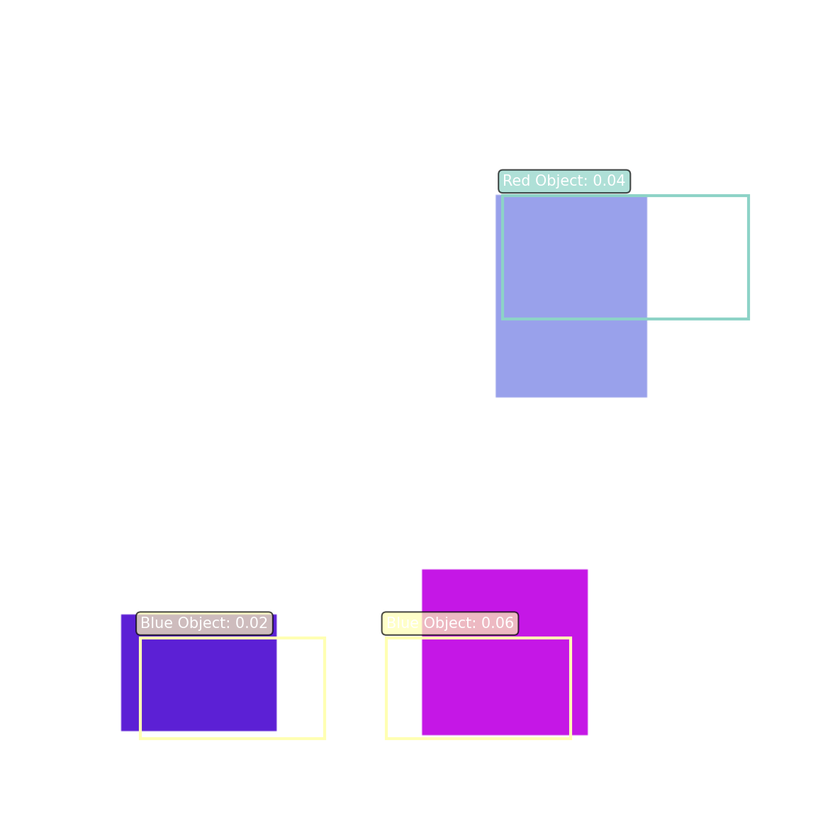
#> input picture session06/lecCode/RCNN/rcnn_detection.png, 840 x 840 px, shrunk from 1185 x 1185 before the run
$ python 02A_histogram_eq.py --image ../../session06/lecCode/RCNN/rcnn_detection.png
#> lines starting #> are read from the running program, lines starting #| are printed output that depends on the picture
#> in main, img_bgr is the input picture: shape (840, 840, 3); mean B, G, R 250.9, 237.4, 244.1
#!/usr/bin/env python3
"""
Histogram Equalization (Global HE) — Teaching Script

Implements:
  • Basic HE (textbook):  T[k] = round( cdf[k] / N * (L-1) )
  • OpenCV-style HE with c_min: T[k] = round( (cdf[k]-c_min) / (N-c_min) * (L-1) )
  • Color-safe HE via LAB L-channel
  • Comparison against cv2.equalizeHist (optional)
  • Side-by-side figs for slides

Usage:
  python histeq_demo.py --image path/to/img.jpg --save --check
  python histeq_demo.py --image path/to/img.jpg --method basic
  python histeq_demo.py --image path/to/img.jpg --method cv --grid  # (grid is ignored; kept for CLAHE parity)

Dependencies: opencv-python, numpy, matplotlib
"""

import argparse
from pathlib import Path

import cv2
import numpy as np
import matplotlib.pyplot as plt

# ---------- Core helpers ----------


def to_gray(img_bgr: np.ndarray) -> np.ndarray:
    return cv2.cvtColor(img_bgr, cv2.COLOR_BGR2GRAY)
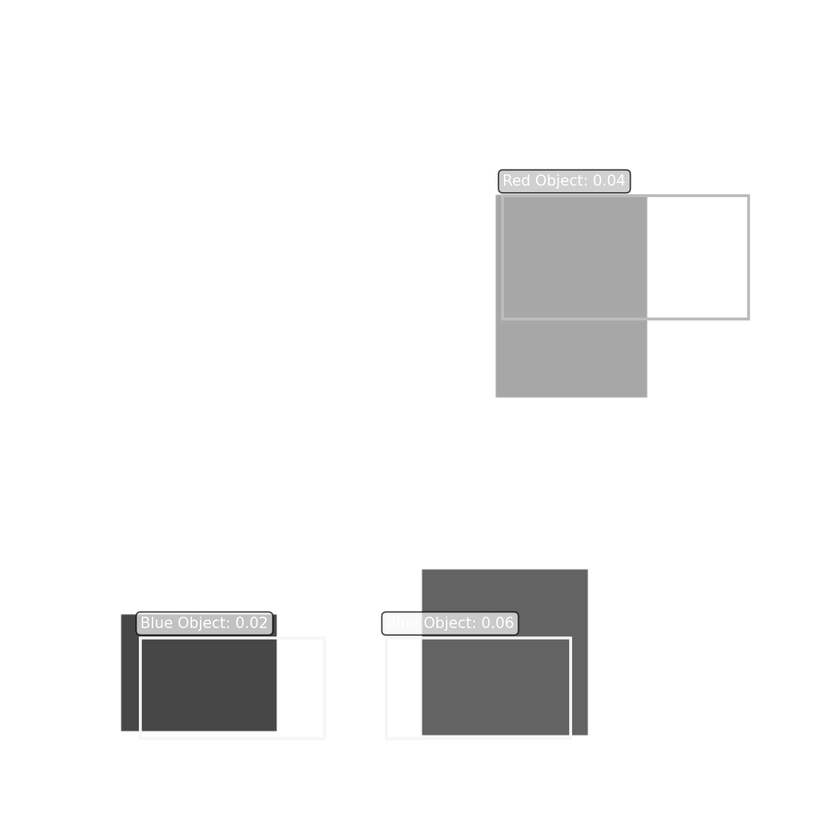
#> returned value: shape (840, 840); min 18, max 255, mean 241


def hist_and_cdf(gray: np.ndarray, L: int = 256):
    """Return (hist, cdf) for 8-bit grayscale."""
#> called with L = 256
    hist = np.bincount(gray.ravel(), minlength=L).astype(np.int64)
#> hist = 256 values, max 617424 at index 255, min 0 at index 0, mean 2756.2
    cdf = np.cumsum(hist)
#> cdf = 256 values from 0 to 705600
    return hist, cdf


def histeq_basic(gray: np.ndarray, L: int = 256) -> np.ndarray:
    """
    Textbook HE:
      T[k] = round( cdf[k] / N * (L-1) )
    """
    _, cdf = hist_and_cdf(gray, L=L)
#> cdf = 256 values from 0 to 705600
    N = gray.size
#> N = 705600
    lut = np.round(cdf / max(N, 1) * (L - 1))
#> lut = 256 values from 0 to 255
    lut = np.clip(lut, 0, L - 1).astype(np.uint8)
    return lut[gray]
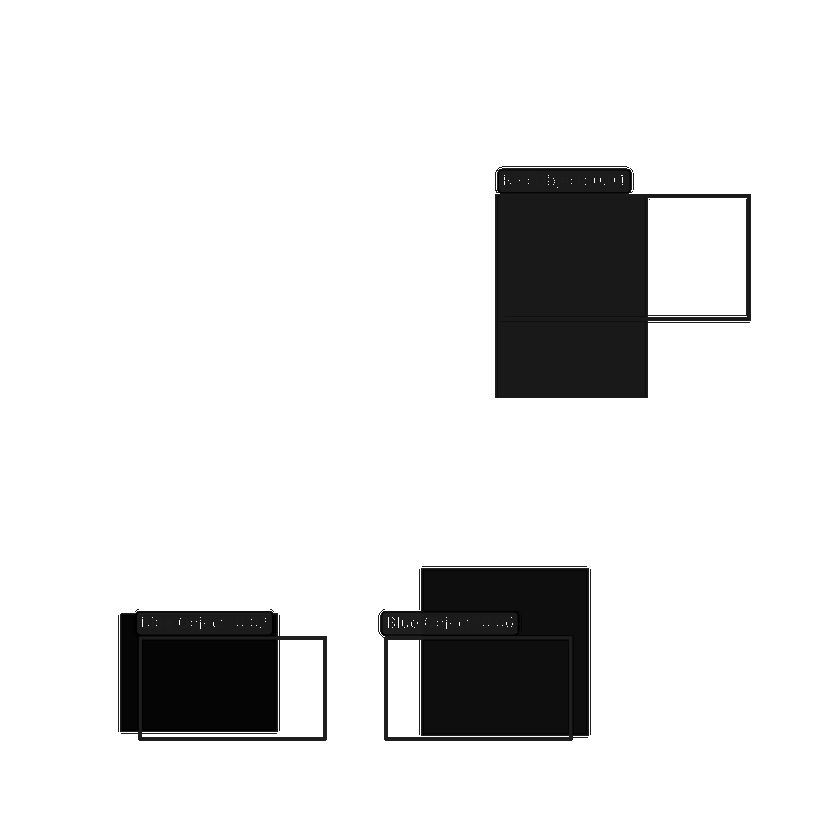
#> returned value: shape (840, 840); min 0, max 255, mean 225.5


def histeq_cvstyle(gray: np.ndarray, L: int = 256) -> np.ndarray:
    """
    OpenCV-style HE (equalizeHist):
      c_min = first non-zero entry of CDF
      T[k]  = round( (cdf[k] - c_min) / (N - c_min) * (L - 1) )
    """
#> called with L = 256
    _, cdf = hist_and_cdf(gray, L=L)
#> cdf = 256 values from 0 to 705600
    nz = np.flatnonzero(cdf)
#> nz = 238 values from 18 to 255
    if len(nz) == 0:
        return gray.copy()  # empty image fallback
    cmin = cdf[nz[0]]
#> cmin = 129
    N = gray.size
#> N = 705600
    denom = max(N - cmin, 1)
#> denom = 705471
    lut = np.round((cdf - cmin) / denom * (L - 1))
#> lut = 256 values from 0 to 255
    lut = np.clip(lut, 0, L - 1).astype(np.uint8)
    return lut[gray]


def histeq_lab_color(bgr: np.ndarray, method: str = "cv") -> np.ndarray:
    """
    Apply HE to LAB L-channel only; preserve chroma.
    method ∈ {"basic", "cv"} selects mapping for L.
    """
#> called with method = 'cv'
    lab = cv2.cvtColor(bgr, cv2.COLOR_BGR2LAB)
#> lab: shape (840, 840, 3); mean of channels 0, 1, 2 242.7, 132.7, 122.7
    L, A, B = cv2.split(lab)
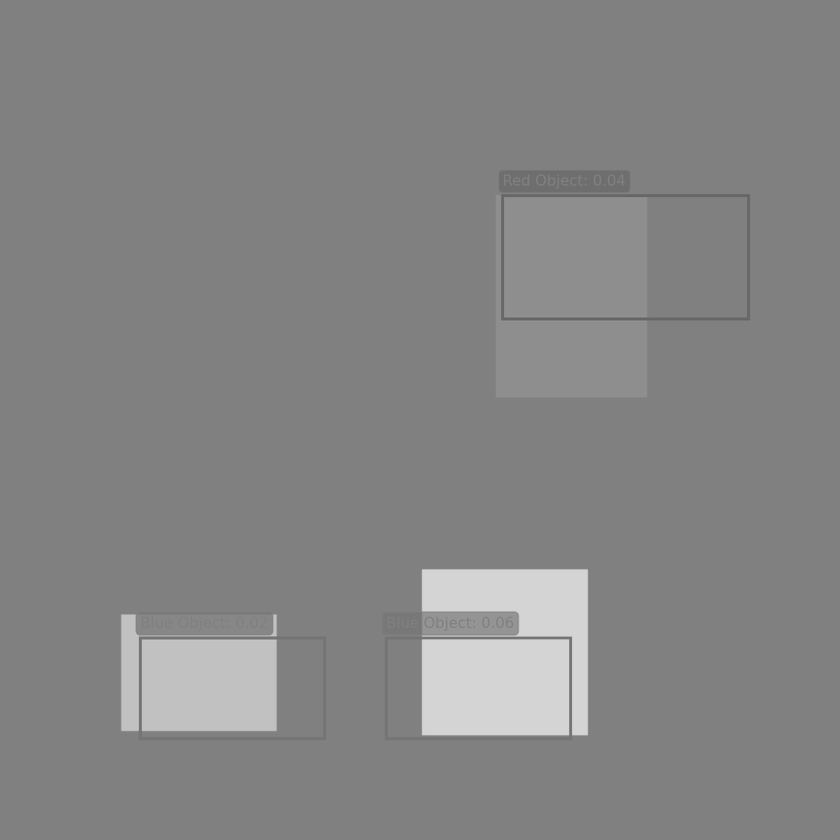
#> A: shape (840, 840); min 99, max 214, mean 132.7
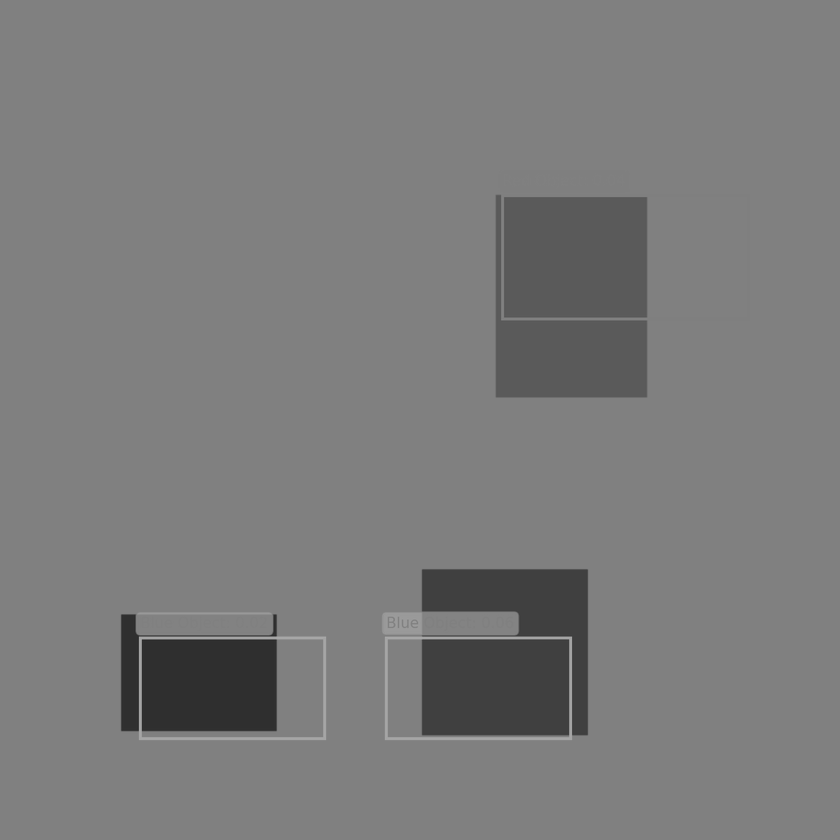
#> B: shape (840, 840); min 41, max 168, mean 122.7
    if method == "basic":
        L2 = histeq_basic(L)
    else:
        L2 = histeq_cvstyle(L)
    lab2 = cv2.merge([L2, A, B])
#> lab2: shape (840, 840, 3); mean of channels 0, 1, 2 225.8, 132.7, 122.7
    return cv2.cvtColor(lab2, cv2.COLOR_LAB2BGR)
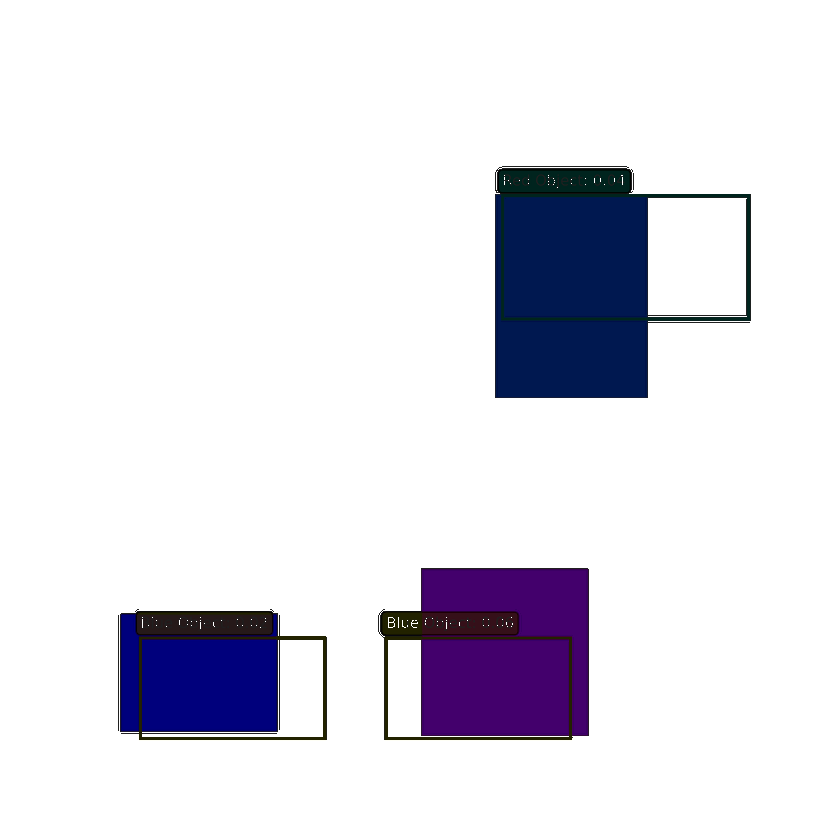
#> returned value: shape (840, 840, 3); mean B, G, R 233.6, 225.2, 226.5


# ---------- Visualization ----------


def fig_gray_triplet(
    gray, basic, cvstyle, title="Global Histogram Equalization (Gray)"
):
    fig = plt.figure(figsize=(14, 4.5))
    plt.subplot(1, 3, 1)
    plt.imshow(gray, cmap="gray", vmin=0, vmax=255)
    plt.title("Original Gray")
    plt.axis("off")

    plt.subplot(1, 3, 2)
    plt.imshow(basic, cmap="gray", vmin=0, vmax=255)
    plt.title("Basic HE")
    plt.axis("off")

    plt.subplot(1, 3, 3)
    plt.imshow(cvstyle, cmap="gray", vmin=0, vmax=255)
    plt.title("OpenCV-style HE")
    plt.axis("off")

    fig.suptitle(title, y=1.02, fontsize=12)
    fig.tight_layout()
    return fig


def fig_color_pair(bgr, bgr_eq, title_right="LAB L-channel HE"):
    fig = plt.figure(figsize=(12, 5))
    plt.subplot(1, 2, 1)
    plt.imshow(cv2.cvtColor(bgr, cv2.COLOR_BGR2RGB))
    plt.title("Original")
    plt.axis("off")

    plt.subplot(1, 2, 2)
    plt.imshow(cv2.cvtColor(bgr_eq, cv2.COLOR_BGR2RGB))
    plt.title(title_right)
    plt.axis("off")

    fig.tight_layout()
    return fig


def fig_histograms(gray, basic, cvstyle):
    fig = plt.figure(figsize=(13, 4))
    for idx, (name, im) in enumerate(
        [("Original", gray), ("Basic HE", basic), ("OpenCV-style", cvstyle)], start=1
    ):
        plt.subplot(1, 3, idx)
        plt.hist(im.ravel(), bins=256, range=(0, 255))
        plt.title(f"{name} Histogram")
#> this loop made 3 passes
#> name on passes 1 to 3: 'Original', 'Basic HE', 'OpenCV-style'
    fig.tight_layout()
    return fig


# ---------- CLI / Main ----------


def parse_args():
    p = argparse.ArgumentParser(
        description="Global Histogram Equalization demo (basic & OpenCV-style)"
    )
    p.add_argument("--image", type=Path, required=True, help="Path to input image")
    p.add_argument(
        "--method",
        choices=["basic", "cv"],
        default="cv",
        help="Which mapping to highlight for color demo (gray shows both)",
    )
    p.add_argument(
        "--save", action="store_true", help="Save processed images and figures"
    )
    p.add_argument(
        "--check",
        action="store_true",
        help="Compare cv-style result to cv2.equalizeHist",
    )
    p.add_argument(
        "--outdir", type=Path, default=None, help="Directory to save outputs"
    )
    return p.parse_args()


def main():
    args = parse_args()
    img_bgr = cv2.imread(str(args.image), cv2.IMREAD_COLOR)
    if img_bgr is None:
        raise FileNotFoundError(f"Could not read image: {args.image}")

    gray = to_gray(img_bgr)

    # Process (grayscale)
    gray_basic = histeq_basic(gray)
    gray_cv = histeq_cvstyle(gray)

    # Optional check vs OpenCV
    if args.check:
        gray_cv_ref = cv2.equalizeHist(gray)
        diff = np.abs(gray_cv.astype(np.int16) - gray_cv_ref.astype(np.int16))
        print(f"[check] max|cvstyle - cv2.equalizeHist| = {diff.max()}")
        if diff.max() <= 1:
            print("[check] OK: Matches OpenCV within rounding.")
        else:
            print("[check] Warning: Larger deviation than expected.")

    # Color-safe HE on LAB L-channel
    bgr_eq = histeq_lab_color(img_bgr, method=args.method)

    # Make figures
    fig1 = fig_gray_triplet(
        gray,
        gray_basic,
        gray_cv,
        title="Grayscale: Original vs Basic HE vs OpenCV-style HE",
    )
    fig2 = fig_color_pair(
        img_bgr,
        bgr_eq,
        title_right=f"LAB L-channel HE ({'Basic' if args.method=='basic' else 'OpenCV-style'})",
    )
    fig3 = fig_histograms(gray, gray_basic, gray_cv)

    # Save if requested
    if args.save:
        outdir = args.outdir or (args.image.parent / "histeq_outputs")
        outdir.mkdir(parents=True, exist_ok=True)
        stem = args.image.stem

        # images
        cv2.imwrite(str(outdir / f"{stem}_gray.png"), gray)
        cv2.imwrite(str(outdir / f"{stem}_gray_basicHE.png"), gray_basic)
        cv2.imwrite(str(outdir / f"{stem}_gray_cvHE.png"), gray_cv)
        cv2.imwrite(str(outdir / f"{stem}_color_labHE_{args.method}.png"), bgr_eq)

        # figures
        fig1.savefig(outdir / f"{stem}_gray_triplet.png", dpi=200, bbox_inches="tight")
        fig2.savefig(outdir / f"{stem}_color_pair.png", dpi=200, bbox_inches="tight")
        fig3.savefig(outdir / f"{stem}_histograms.png", dpi=200, bbox_inches="tight")

        print(f"[Saved] Outputs → {outdir.resolve()}")

    plt.show()
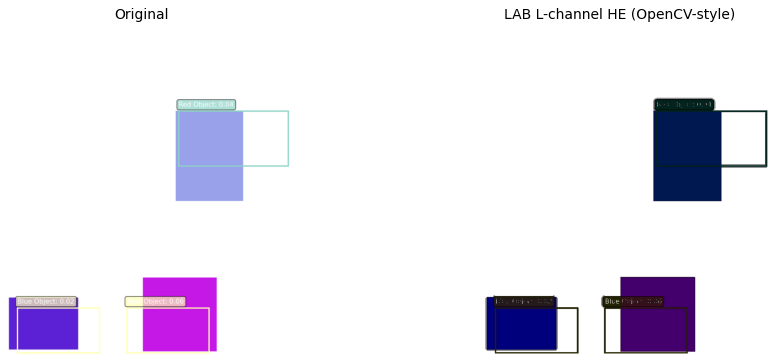
#> figure drawn by matplotlib, 2 panels
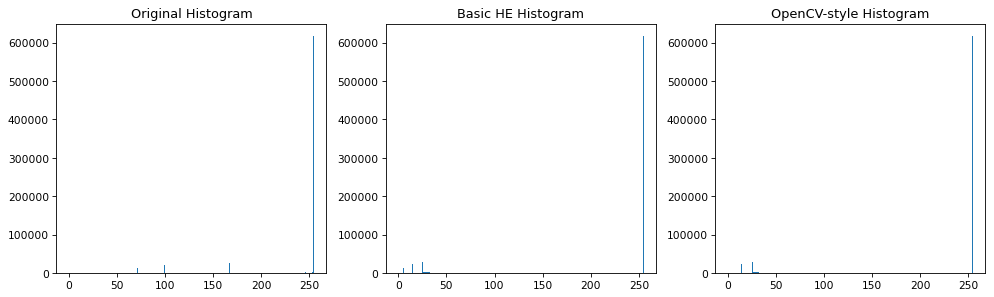
#> figure drawn by matplotlib, 3 panels; panel 1: tallest bar 617424 high, from x = 254 to 255; panel 2: tallest bar 617424 high, from x = 254 to 255; panel 3: tallest bar 617424 high, from x = 254 to 255


if __name__ == "__main__":
    main()
